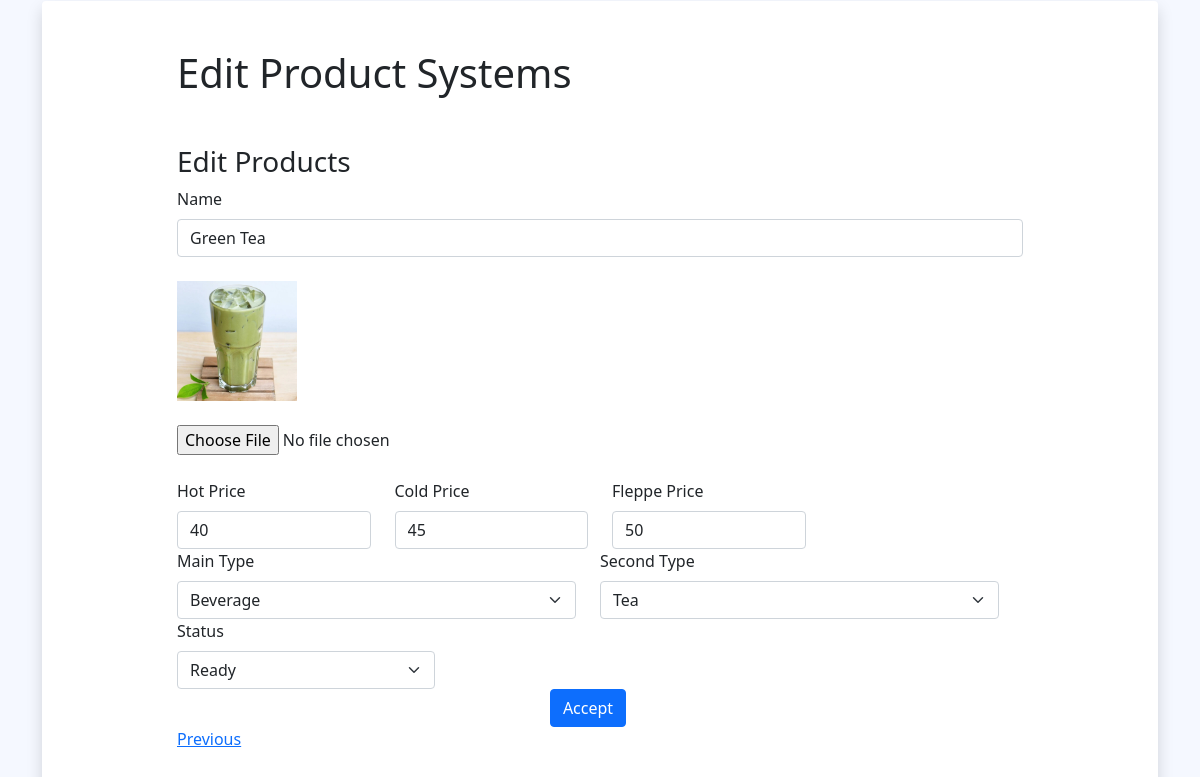
The app's page /form-update.php?id=1 (signed in), older data.
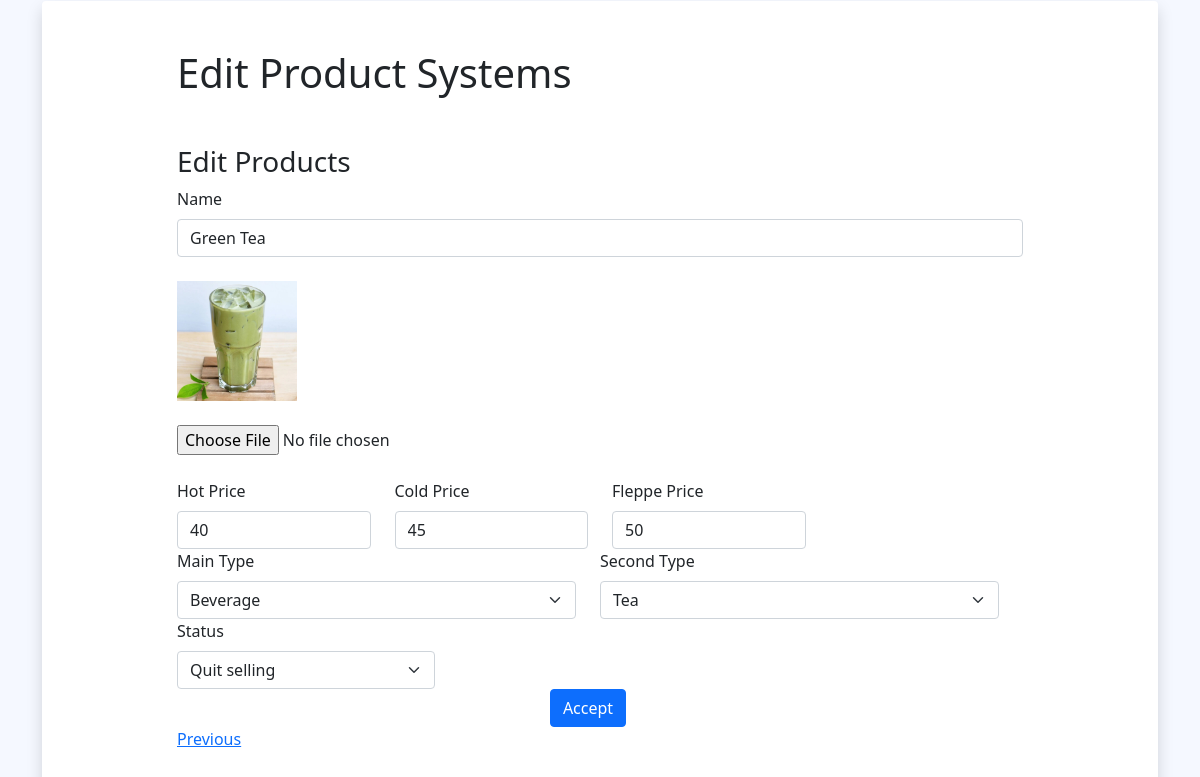
The same page, newer data.
### tables this page shows
CREATE TABLE `products` (
  `id_product` int(11) NOT NULL,
  `image` varchar(255) NOT NULL,
  `name` varchar(50) NOT NULL,
  `price_h` int(11) NOT NULL,
  `price_c` int(11) NOT NULL,
  `price_f` int(11) NOT NULL,
  `type_1` varchar(25) NOT NULL,
  `type_2` varchar(25) NOT NULL,
  `status` varchar(25) NOT NULL,
  `create_at` datetime NOT NULL,
  `update_at` datetime NOT NULL
);

### form-update.php (the view, shortened to what this page needs)
<?php
    require_once('connect.php');
    $sql = "SELECT * FROM products WHERE id_product = '".mysqli_real_escape_string($conn, $_GET['id'])."' ";
    $result = mysqli_query($conn, $sql);
    $row = mysqli_fetch_assoc($result);
?>
<!DOCTYPE html>
<html lang="en">
<head>
    <link href="https://cdn.jsdelivr.net/npm/bootstrap@5.1.3/dist/css/bootstrap.min.css" rel="stylesheet">
</head>
<body>
<div class="flex-container">
    <div class="container">
        <div class="shadow rounded p-5 bg-body h-100">
            <div class="row justify-content-center">
                <div class="col-md-10">
                    <h1 class="mb-5"> Edit Product Systems </h1>
                    <h3>Edit Products</h3>
                    <form class="row gy-4" action="update.php" method="POST" enctype="multipart/form-data">
                        <div class="col-md-12">
                            <label for="name" class="form-label">Name</label>
                            <input type="text" class="form-control" id="name" name="name" placeholder="Name of Products" value="<?php echo $row['name'] ?>"required>
                        </div>
                        <div class="image">
                            <img src="<?php echo $row['image'] ?>" alt="Image Preview" id="image-preview" style="max-width: 120px;">
                            <br>
                            <br>
                            <input type="file" name="image" id="image" accept="image/*" value="<?php echo $row['image'] ?>" >
                        </div>
                        <div class="col-md-3">
                            <label for="price_h" class="form-label">Hot Price</label>
                            <input type="number" class="form-control" id="price_h" name="price_h" min="0" max="999999" placeholder="price" value="<?php echo $row['price_h'] ?>"required>
                        </div>
                        <div class="col-md-3">
                            <label for="price_c" class="form-label">Cold Price</label>
                            <input type="number" class="form-control" id="price_c" name="price_c" min="0" max="999999" placeholder="price" value="<?php echo $row['price_c'] ?>"required>
                        </div>
                        <div class="col-md-3">
                            <label for="price_f" class="form-label">Fleppe Price</label>
                            <input type="number" class="form-control" id="price_f" name="price_f" min="0" max="999999" placeholder="price" value="<?php echo $row['price_f'] ?>"required>
                        </div>
                        <div class="row">
                            <div class="col-md-6">
                                <label for="type_1" class="form-label">Main Type</label>
                                <select class="form-select" id="type_1" name="type_1" required>
                                    <option value="<?php echo $row['type_1'] ?>"><?php echo $row['type_1'] ?></option>
                                </select>
                            </div>
                            <div class="col-md-6">
                                <label for="type_2" class="form-label">Second Type</label>
                                <select class="form-select" id="type_2" name="type_2" required>
                                    <option value="<?php echo $row['type_2'] ?>"><?php echo $row['type_2'] ?></option>
                                </select>
                            </div>
                            <div class="col-md-4">
                                <label for="status" class="form-label">Status</label>
                                <select class="form-select" id="status" name="status" required>
                                    <option value="<?php echo $row['status'] ?>"><?php echo $row['status'] ?></option>
                                </select>
                            </div>
                        <div class="col-12">
                            <button type="submit" name="submit" class="btn btn-primary d-block mx-auto">Accept</button>
                        </div>
                    </form>
                    <a href="crud.php">Previous</a>
                </div>
            </div>
        </div>
    </div>
</div>
</body>
</html>

Row changes from the older to the newer data that the page shows:
changed products "Green Tea": status "Ready" → "Quit selling"
